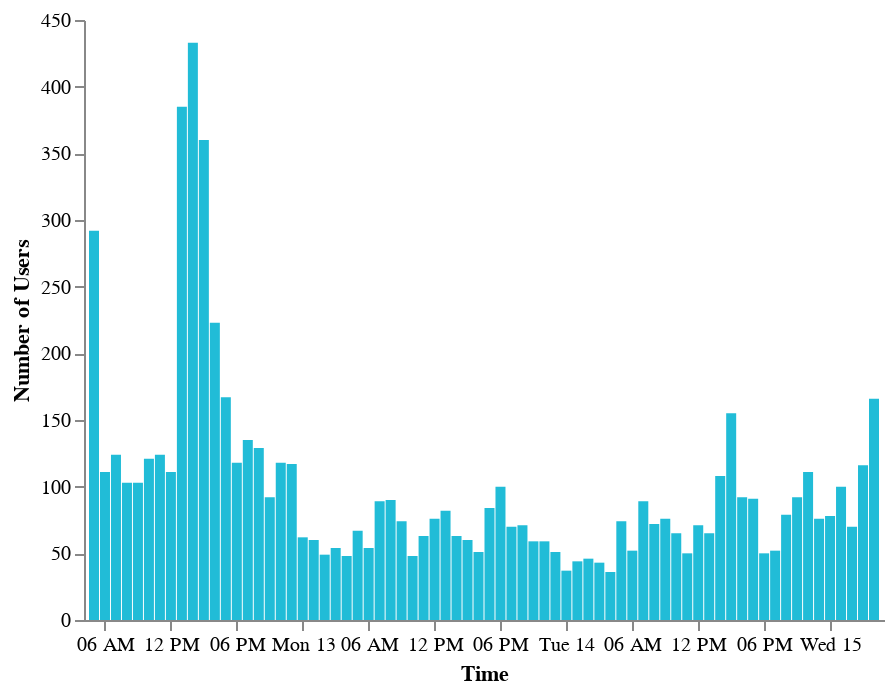

The code cell stored with this chart in its notebook:
### Code cell
cp.first_time_chart(dp.first_time_parse_df)

### Figure 1 — Vega-Lite specification as saved in the notebook (floating-point values rounded to 4 significant figures)
{"config": {"view": {"continuousWidth": 400, "continuousHeight": 300, "strokeOpacity": 0}, "axis": {"grid": false}, "axisX": {"labelAngle": 0}, "mark": {"color": "#21bcd7"}}, "data": {"name": "data-4f34b060e1b77e46e284b58bee5895d5"}, "mark": "bar", "encoding": {"tooltip": [{"field": "Time", "format": "%Y-%m-%d %H:%M", "type": "temporal"}, {"field": "Number of Users", "type": "quantitative"}], "x": {"field": "Time", "type": "temporal"}, "y": {"field": "Number of Users", "type": "quantitative"}}, "height": 300, "$schema": "https://vega.github.io/schema/vega-lite/v4.17.0.json", "datasets": {"data-4f34b060e1b77e46e284b58bee5895d5": [{"Number of Users": 111, "Time": "2021-12-14 22:00:00.000"}, {"Number of Users": 124, "Time": "2021-12-12 11:00:00.000"}, {"Number of Users": 385, "Time": "2021-12-12 13:00:00.000"}, {"Number of Users": 78, "Time": "2021-12-15 00:00:00.000"}, {"Number of Users": 135, "Time": "2021-12-12 19:00:00.000"}, {"Number of Users": 92, "Time": "2021-12-14 16:00:00.000"}, {"Number of Users": 51, "Time": "2021-12-13 16:00:00.000"}, {"Number of Users": 89, "Time": "2021-12-13 07:00:00.000"}, {"Number of Users": 52, "Time": "2021-12-14 19:00:00.000"}, {"Number of Users": 89, "Time": "2021-12-14 07:00:00.000"}, {"Number of Users": 111, "Time": "2021-12-12 06:00:00.000"}, {"Number of Users": 65, "Time": "2021-12-14 10:00:00.000"}, {"Number of Users": 118, "Time": "2021-12-12 22:00:00.000"}, {"Number of Users": 100, "Time": "2021-12-13 18:00:00.000"}, {"Number of Users": 63, "Time": "2021-12-13 11:00:00.000"}, {"Number of Users": 292, "Time": "2021-12-12 05:00:00.000"}, {"Number of Users": 70, "Time": "2021-12-15 02:00:00.000"}, {"Number of Users": 37, "Time": "2021-12-14 00:00:00.000"}, {"Number of Users": 43, "Time": "2021-12-14 03:00:00.000"}, {"Number of Users": 76, "Time": "2021-12-13 12:00:00.000"}, {"Number of Users": 92, "Time": "2021-12-14 21:00:00.000"}, {"Number of Users": 91, "Time": "2021-12-14 17:00:00.000"}, {"Number of Users": 54, "Time": "2021-12-13 03:00:00.000"}, {"Number of Users": 59, "Time": "2021-12-13 22:00:00.000"}, {"Number of Users": 74, "Time": "2021-12-13 09:00:00.000"}, {"Number of Users": 90, "Time": "2021-12-13 08:00:00.000"}, {"Number of Users": 67, "Time": "2021-12-13 05:00:00.000"}, {"Number of Users": 92, "Time": "2021-12-12 21:00:00.000"}, {"Number of Users": 433, "Time": "2021-12-12 14:00:00.000"}, {"Number of Users": 70, "Time": "2021-12-13 19:00:00.000"}, {"Number of Users": 51, "Time": "2021-12-13 23:00:00.000"}, {"Number of Users": 74, "Time": "2021-12-14 05:00:00.000"}, {"Number of Users": 50, "Time": "2021-12-14 11:00:00.000"}, {"Number of Users": 48, "Time": "2021-12-13 04:00:00.000"}, {"Number of Users": 155, "Time": "2021-12-14 15:00:00.000"}, {"Number of Users": 72, "Time": "2021-12-14 08:00:00.000"}, {"Number of Users": 360, "Time": "2021-12-12 15:00:00.000"}, {"Number of Users": 117, "Time": "2021-12-12 23:00:00.000"}, {"Number of Users": 59, "Time": "2021-12-13 21:00:00.000"}, {"Number of Users": 50, "Time": "2021-12-14 18:00:00.000"}, {"Number of Users": 82, "Time": "2021-12-13 13:00:00.000"}, {"Number of Users": 49, "Time": "2021-12-13 02:00:00.000"}, {"Number of Users": 63, "Time": "2021-12-13 14:00:00.000"}, {"Number of Users": 223, "Time": "2021-12-12 16:00:00.000"}, {"Number of Users": 36, "Time": "2021-12-14 04:00:00.000"}, {"Number of Users": 116, "Time": "2021-12-15 03:00:00.000"}, {"Number of Users": 118, "Time": "2021-12-12 18:00:00.000"}, {"Number of Users": 124, "Time": "2021-12-12 07:00:00.000"}, {"Number of Users": 48, "Time": "2021-12-13 10:00:00.000"}, {"Number of Users": 121, "Time": "2021-12-12 10:00:00.000"}, {"Number of Users": 79, "Time": "2021-12-14 20:00:00.000"}, {"Number of Users": 62, "Time": "2021-12-13 00:00:00.000"}, {"Number of Users": 76, "Time": "2021-12-14 09:00:00.000"}, {"Number of Users": 71, "Time": "2021-12-14 12:00:00.000"}, {"Number of Users": 54, "Time": "2021-12-13 06:00:00.000"}, {"Number of Users": 84, "Time": "2021-12-13 17:00:00.000"}, {"Number of Users": 167, "Time": "2021-12-12 17:00:00.000"}, {"Number of Users": 60, "Time": "2021-12-13 15:00:00.000"}, {"Number of Users": 108, "Time": "2021-12-14 14:00:00.000"}, {"Number of Users": 52, "Time": "2021-12-14 06:00:00.000"}, {"Number of Users": 76, "Time": "2021-12-14 23:00:00.000"}, {"Number of Users": 44, "Time": "2021-12-14 01:00:00.000"}, {"Number of Users": 71, "Time": "2021-12-13 20:00:00.000"}, {"Number of Users": 100, "Time": "2021-12-15 01:00:00.000"}, {"Number of Users": 60, "Time": "2021-12-13 01:00:00.000"}, {"Number of Users": 65, "Time": "2021-12-14 13:00:00.000"}, {"Number of Users": 103, "Time": "2021-12-12 08:00:00.000"}, {"Number of Users": 129, "Time": "2021-12-12 20:00:00.000"}, {"Number of Users": 111, "Time": "2021-12-12 12:00:00.000"}, {"Number of Users": 166, "Time": "2021-12-15 04:00:00.000"}, {"Number of Users": 46, "Time": "2021-12-14 02:00:00.000"}, {"Number of Users": 103, "Time": "2021-12-12 09:00:00.000"}]}}
